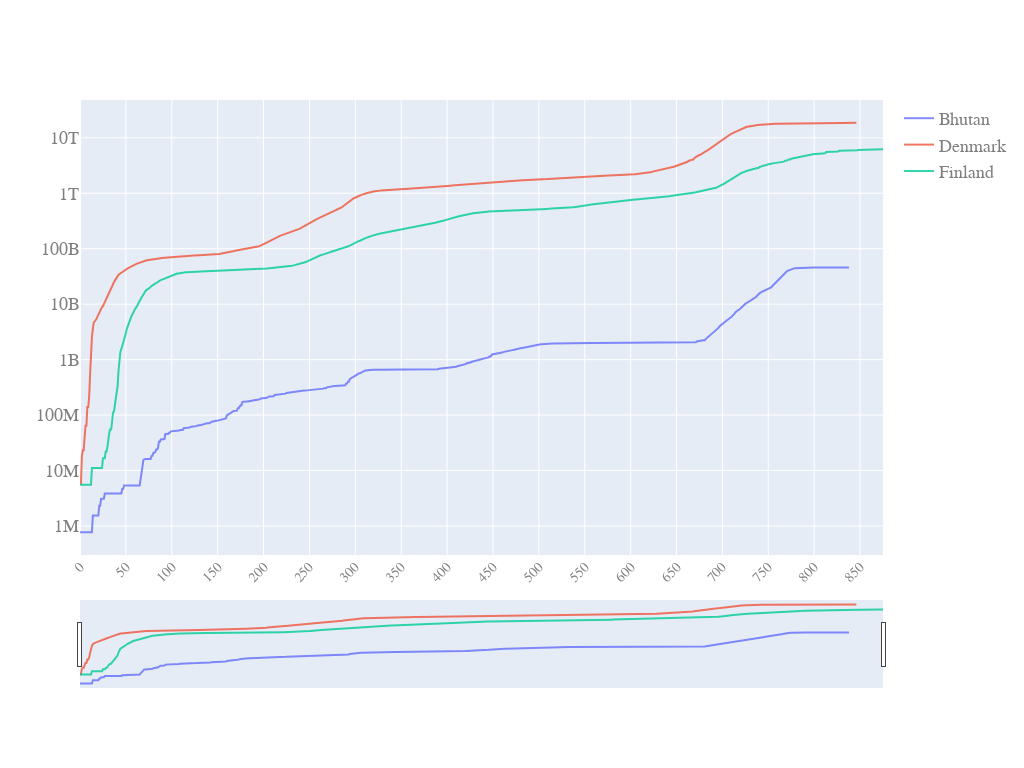

Here is the notebook cell this chart was saved with:
### Code cell
quick_plot(pd_sync_timelines.date,
           pd_sync_timelines.iloc[:,:-1],
           y_scale='log',
           slider=True)

### Figure 1 — Plotly figure (JSON) as saved in the notebook; plotly's stock layout.template omitted (floating-point values rounded to 4 significant figures; data arrays with more than 128 entries replaced by an {"elided": "..."} marker saying what was removed)
{"data": [{"name": "Bhutan", "opacity": 0.8, "type": "scatter", "x": {"elided": "876 int values"}, "y": {"elided": "876 int values"}}, {"name": "Denmark", "opacity": 0.8, "type": "scatter", "x": {"elided": "876 int values"}, "y": {"elided": "876 int values"}}, {"name": "Finland", "opacity": 0.8, "type": "scatter", "x": {"elided": "876 int values"}, "y": {"elided": "876 int values"}}], "layout": {"autosize": true, "font": {"color": "#7f7f7f", "family": "PT Sans, monospace", "size": 18}, "height": 768, "width": 1024, "xaxis": {"nticks": 20, "rangeslider": {"visible": true}, "tickangle": -45, "tickfont": {"color": "#7f7f7f", "size": 14}}, "yaxis": {"type": "log"}}}
